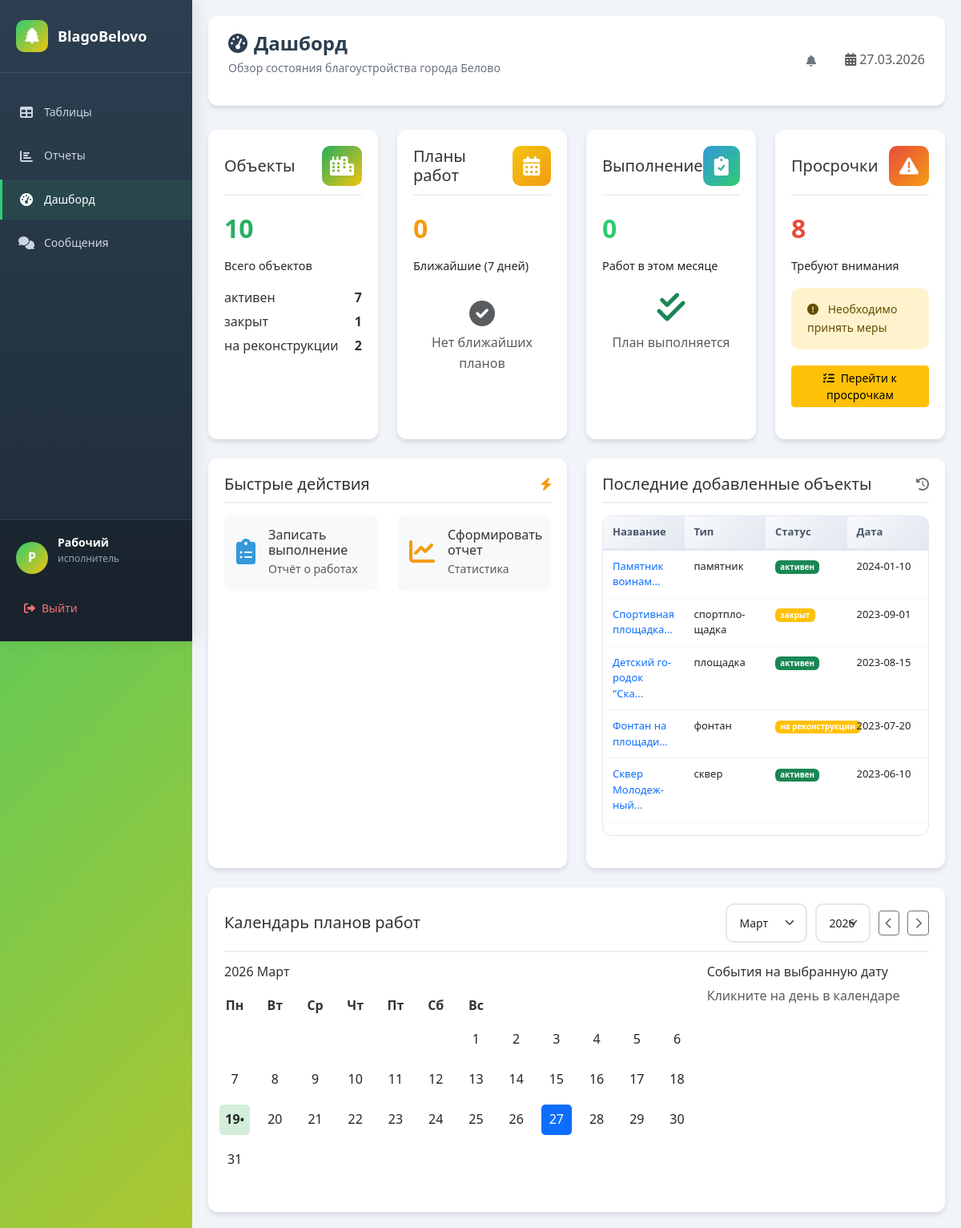
Page /dashboard.php (signed in) on the committed database.
### tables this page shows
CREATE TABLE `objects` (
  `id` int(11) NOT NULL AUTO_INCREMENT,
  `name` varchar(200) NOT NULL,
  `type` varchar(100) DEFAULT NULL,
  `address` varchar(200) DEFAULT NULL,
  `status` varchar(20) DEFAULT 'активен',
  `responsible` varchar(100) DEFAULT NULL,
  `created_at` date DEFAULT NULL,
  PRIMARY KEY (`id`),
  KEY `idx_name` (`name`)
);

### dashboard.php (the view, shortened to what this page needs)
<?php
require 'db.php';
try {
    $stats = $pdo->query("
        SELECT
            (SELECT COUNT(*) FROM objects) as total_objects,
            (SELECT COUNT(*) FROM work_plans WHERE status NOT IN ('выполнено','отменено') AND planned_end BETWEEN CURDATE() AND DATE_ADD(CURDATE(), INTERVAL 7 DAY)) as upcoming_plans,
            (SELECT COUNT(*) FROM work_executions WHERE MONTH(date_performed) = MONTH(CURDATE())) as monthly_executions,
            (SELECT COUNT(*) FROM work_plans WHERE planned_end < CURDATE() AND status NOT IN ('выполнено','отменено')) as overdue_plans
    ")->fetch();
    $recent_objects = $pdo->query("
        SELECT * FROM objects
        ORDER BY id DESC
        LIMIT 5
    ")->fetchAll();
    $status_stats = $pdo->query("
        SELECT status, COUNT(*) as count
        FROM objects
        GROUP BY status
    ")->fetchAll();
    $all_plans = $pdo->query("
        SELECT p.*, o.name as object_name, o.address
        FROM work_plans p
        LEFT JOIN objects o ON p.object_id = o.id
        WHERE p.planned_start BETWEEN DATE_SUB(CURDATE(), INTERVAL 6 MONTH) AND DATE_ADD(CURDATE(), INTERVAL 12 MONTH)
          AND p.status NOT IN ('выполнено','отменено')
        ORDER BY p.planned_start ASC
    ")->fetchAll();
    $upcoming_for_widget = array_filter($all_plans, function($plan) {
        return $plan['planned_start'] >= date('Y-m-d');
    });
    $upcoming_for_widget = array_slice($upcoming_for_widget, 0, 3);
} catch (PDOException $e) {
    $error = "Ошибка загрузки данных: " . $e->getMessage();
}
$currentMonth = date('m');
$currentYear = date('Y');
$monthNames = [
    1 => 'Январь', 2 => 'Февраль', 3 => 'Март', 4 => 'Апрель',
    5 => 'Май', 6 => 'Июнь', 7 => 'Июль', 8 => 'Август',
    9 => 'Сентябрь', 10 => 'Октябрь', 11 => 'Ноябрь', 12 => 'Декабрь'
];
?>
<!DOCTYPE html>
<html lang="ru">
<head>
    <link href="https://cdn.jsdelivr.net/npm/bootstrap@5.3.0/dist/css/bootstrap.min.css" rel="stylesheet">
    <link rel="stylesheet" href="https://cdnjs.cloudflare.com/ajax/libs/font-awesome/6.0.0/css/all.min.css">
    <link rel="stylesheet" href="style.css">
</head>
<body class="admin-panel">
    <nav class="sidebar">
        <div class="sidebar-header">
            <div class="sidebar-logo"><i class="fas fa-tree"></i></div>
            <div class="sidebar-title">BlagoBelovo</div>
        </div>
        <ul class="sidebar-nav">
            <li class="nav-item"><a href="index.php" class="nav-link"><i class="nav-icon fas fa-table"></i><span>Таблицы</span></a></li>
            <li class="nav-item"><a href="reports.php" class="nav-link"><i class="nav-icon fas fa-chart-bar"></i><span>Отчеты</span></a></li>
            <li class="nav-item"><a href="dashboard.php" class="nav-link active"><i class="nav-icon fas fa-tachometer-alt"></i><span>Дашборд</span></a></li>
            <li class="nav-item"><a href="chat.php" class="nav-link"><i class="nav-icon fas fa-comments"></i><span>Сообщения</span>
    </a>
</li>
        </ul>
        <div class="sidebar-footer">
            <div class="user-info">
                <div class="user-avatar"><?= mb_substr($_SESSION['full_name'] ?? $_SESSION['login'] ?? 'П', 0, 1, 'UTF-8') ?></div>
                <div class="user-details">
                    <h4><?= htmlspecialchars($_SESSION['full_name'] ?? $_SESSION['login'] ?? 'Пользователь') ?></h4>
                    <p><?= htmlspecialchars($_SESSION['role'] ?? 'Пользователь') ?></p>
                </div>
            </div>
            <a href="index.php?action=logout" class="logout-btn"><i class="fas fa-sign-out-alt"></i><span>Выйти</span></a>
        </div>
    </nav>
    <main class="main-content">
        <div class="content-header fade-in">
            <div class="header-title">
                <h1><i class="fas fa-tachometer-alt me-2"></i>Дашборд</h1>
                <p>Обзор состояния благоустройства города Белово</p>
            </div>
            <div class="header-actions">
                <div class="dropdown d-inline-block me-2">
    <button class="btn btn-outline-secondary position-relative" type="button" data-bs-toggle="dropdown">
        <i class="fas fa-bell"></i>
    </button>
</div>
                <span class="text-muted"><i class="fas fa-calendar-alt me-1"></i><?= date('d.m.Y') ?></span>
            </div>
        </div>
        <div class="row mb-4">
            <div class="col-md-3">
                <div class="dashboard-widget">
                    <div class="widget-header">
                        <h5 class="mb-0">Объекты</h5>
                        <div class="widget-icon" style="background: linear-gradient(135deg, #27ae60, #f1c40f);">
                            <i class="fas fa-city"></i>
                        </div>
                    </div>
                    <div class="stat-number" style="color: #27ae60;"><?= $stats['total_objects'] ?></div>
                    <div class="stat-label">Всего объектов</div>
                    <div class="mt-3">
                        <?php foreach ($status_stats as $stat): ?>
                        <div class="d-flex justify-content-between mb-1">
                            <span><?= htmlspecialchars($stat['status']) ?></span>
                            <span class="fw-bold"><?= $stat['count'] ?></span>
                        </div>
                        <?php endforeach; ?>
                    </div>
                </div>
            </div>
            <div class="col-md-3">
                <div class="dashboard-widget">
                    <div class="widget-header">
                        <h5 class="mb-0">Планы работ</h5>
                        <div class="widget-icon" style="background: linear-gradient(135deg, #f1c40f, #f39c12);">
                            <i class="fas fa-calendar-alt"></i>
                        </div>
                    </div>
                    <div class="stat-number" style="color: #f39c12;"><?= $stats['upcoming_plans'] ?></div>
                    <div class="stat-label">Ближайшие (7 дней)</div>
                    <div class="mt-3">
                        <?php if(count($upcoming_for_widget) > 0): ?>
                            <?php foreach ($upcoming_for_widget as $plan): ?>
                            <div class="activity-item">
                                <small class="text-muted"><?= date('d.m', strtotime($plan['planned_start'])) ?></small>
                                <div><?= htmlspecialchars($plan['object_name']) ?> — <?= htmlspecialchars($plan['work_type']) ?></div>
                            </div>
                            <?php endforeach; ?>
                        <?php else: ?>
                            <div class="text-center text-muted py-3">
                                <i class="fas fa-check-circle fa-2x mb-2"></i>
                                <p>Нет ближайших планов</p>
                            </div>
                        <?php endif; ?>
                    </div>
                </div>
            </div>
            <div class="col-md-3">
                <div class="dashboard-widget">
                    <div class="widget-header">
                        <h5 class="mb-0">Выполнение</h5>
                        <div class="widget-icon" style="background: linear-gradient(135deg, #3498db, #2ecc71);">
                            <i class="fas fa-clipboard-check"></i>
                        </div>
                    </div>
                    <div class="stat-number" style="color: #2ecc71;"><?= $stats['monthly_executions'] ?></div>
                    <div class="stat-label">Работ в этом месяце</div>
                    <div class="mt-3">
                        <div class="text-center">
                            <div class="display-6 text-success mb-2"><i class="fas fa-check-double"></i></div>
                            <p class="text-muted">План выполняется</p>
                        </div>
                    </div>
                </div>
            </div>
            <div class="col-md-3">
                <div class="dashboard-widget">
                    <div class="widget-header">
                        <h5 class="mb-0">Просрочки</h5>
                        <div class="widget-icon" style="background: linear-gradient(135deg, #e74c3c, #f39c12);">
                            <i class="fas fa-exclamation-triangle"></i>
                        </div>
                    </div>
                    <div class="stat-number" style="color: #e74c3c;"><?= $stats['overdue_plans'] ?></div>
                    <div class="stat-label">Требуют внимания</div>
                    <div class="mt-3">
                        <?php if($stats['overdue_plans'] > 0): ?>
                            <div class="alert alert-warning">
                                <i class="fas fa-exclamation-circle me-2"></i>
                                Необходимо принять меры
                            </div>
                            <a href="index.php?table=work_plans&status=просрочено" class="btn btn-sm btn-warning w-100">
                                <i class="fas fa-tasks me-1"></i> Перейти к просрочкам
                            </a>
                        <?php endif; ?>
                    </div>
                </div>
            </div>
        </div>
        <div class="row mb-4">
            <div class="col-md-6">
                <div class="dashboard-widget">
                    <div class="widget-header">
                        <h5 class="mb-0">Быстрые действия</h5>
                        <i class="fas fa-bolt" style="color: #f39c12;"></i>
                    </div>
                    <div class="row">
                        <?php
                        $quick_actions = [];
                        $quick_actions[] = [
                            'url' => 'index.php?table=work_executions',
                            'icon' => 'clipboard-list',
                            'color' => '#3498db',
                            'title' => 'Записать выполнение',
                            'sub' => 'Отчёт о работах'
                        ];
                        $quick_actions[] = [
                            'url' => 'reports.php',
                            'icon' => 'chart-line',
                            'color' => '#f39c12',
                            'title' => 'Сформировать отчет',
                            'sub' => 'Статистика'
                        ];
                        foreach ($quick_actions as $action):
                        ?>
                        <div class="col-md-6">
                            <a href="<?= $action['url'] ?>" class="quick-action">
                                <div class="d-flex align-items-center">
                                    <div class="me-3"><i class="fas fa-<?= $action['icon'] ?> fa-2x" style="color: <?= $action['color'] ?>;"></i></div>
                                    <div><h6 class="mb-0"><?= $action['title'] ?></h6><small class="text-muted"><?= $action['sub'] ?></small></div>
                                </div>
                            </a>
                        </div>
                        <?php endforeach; ?>
                    </div>
                </div>
            </div>
            <div class="col-md-6">
                <div class="dashboard-widget">
                    <div class="widget-header">
                        <h5 class="mb-0">Последние добавленные объекты</h5>
                        <i class="fas fa-history" style="color: #6c757d;"></i>
                    </div>
                    <div class="table-responsive">
                        <table class="table table-sm">
                            <thead><tr><th>Название</th><th>Тип</th><th>Статус</th><th>Дата</th></tr></thead>
                            <tbody>
                                <?php foreach ($recent_objects as $obj): ?>
                                <tr>
                                    <td><a href="index.php?table=objects&edit_id=<?= $obj['id'] ?>" class="text-decoration-none"><?= htmlspecialchars(mb_substr($obj['name'],0,20)) ?>...</a></td>
                                    <td><?= htmlspecialchars($obj['type']) ?></td>
                                    <td><span class="badge bg-<?= $obj['status']=='активен'?'success':'warning' ?>"><?= htmlspecialchars($obj['status']) ?></span></td>
                                    <td><?= htmlspecialchars($obj['created_at']) ?></td>
                                </tr>
                                <?php endforeach; ?>
                            </tbody>
                        </table>
                    </div>
                </div>
            </div>
        </div>
        <div class="row">
            <div class="col-md-12">
                <div class="dashboard-widget">
                    <div class="widget-header">
                        <h5 class="mb-0">Календарь планов работ</h5>
                        <div class="calendar-nav">
                            <select id="monthSelect" class="form-select form-select-sm" style="width: auto;">
                                <?php foreach ($monthNames as $num => $name): ?>
                                <option value="<?= $num ?>" <?= $num == $currentMonth ? 'selected' : '' ?>><?= $name ?></option>
                                <?php endforeach; ?>
                            </select>
                            <select id="yearSelect" class="form-select form-select-sm" style="width: auto;">
                                <?php for ($y = $currentYear - 2; $y <= $currentYear + 2; $y++): ?>
                                <option value="<?= $y ?>" <?= $y == $currentYear ? 'selected' : '' ?>><?= $y ?></option>
                                <?php endfor; ?>
                            </select>
                            <button class="btn btn-sm btn-outline-secondary" onclick="changeMonth(-1)"><i class="fas fa-chevron-left"></i></button>
                            <button class="btn btn-sm btn-outline-secondary" onclick="changeMonth(1)"><i class="fas fa-chevron-right"></i></button>
                        </div>
                    </div>
                    <div class="row">
                        <div class="col-md-8" id="calendarContainer">
                        </div>
                        <div class="col-md-4">
                            <h6>События на <span id="selectedDateLabel">выбранную дату</span></h6>
                            <div id="selectedDateEvents" class="mt-2">
                                <p class="text-muted">Кликните на день в календаре</p>
                            </div>
                        </div>
                    </div>
                </div>
            </div>
        </div>
    </main>
</body>
</html>

### dashboard.php (style rules this page uses)
.dashboard-widget { background: white; border-radius: 12px; padding: 20px; margin-bottom: 20px; box-shadow: 0 4px 6px rgba(0,0,0,0.1); height: 100%; transition: transform 0.3s; }
.widget-header { display: flex; justify-content: space-between; align-items: center; margin-bottom: 15px; padding-bottom: 10px; border-bottom: 2px solid #f0f0f0; }
.widget-icon { width: 50px; height: 50px; border-radius: 10px; display: flex; align-items: center; justify-content: center; font-size: 24px; color: white; }
.stat-number { font-size: 2.5rem; font-weight: bold; margin: 10px 0; }
.stat-label { color: #6c757d; font-size: 0.9rem; }
.quick-action { background: #f8f9fa; border-radius: 8px; padding: 15px; margin-bottom: 10px; text-decoration: none; color: #333; display: block; transition: all 0.3s; }
#selectedDateEvents { margin-top: 15px; max-height: 200px; overflow-y: auto; }
.calendar-nav { display: flex; align-items: center; gap: 10px; }

### rows in the picture
objects: name "Памятник воинам", type "памятник", status "активен", created_at "2024-01-10"
objects: name "Спортивная площадка", type "спортплощадка", status "закрыт", created_at "2023-09-01"
objects: name "Детский городок \"Ска", type "площадка", status "активен", created_at "2023-08-15"
objects: name "Фонтан на площади", type "фонтан", status "на реконструкции", created_at "2023-07-20"
objects: name "Сквер Молодежный", type "сквер", status "активен", created_at "2023-06-10"

### other values in the picture
$_SESSION['full_name'] "Рабочий"
$_SESSION['role'] "исполнитель"
$stats['total_objects'] "10"
$stat['status'] "активен"
$stat['count'] "7"
$stat['status'] "закрыт"
$stat['count'] "1"
$stat['status'] "на реконструкции"
$stat['count'] "2"
$stats['upcoming_plans'] "0"
$stats['monthly_executions'] "0"
$stats['overdue_plans'] "8"
$action['title'] "Записать выполнение"
$action['sub'] "Отчёт о работах"
$action['title'] "Сформировать отчет"
